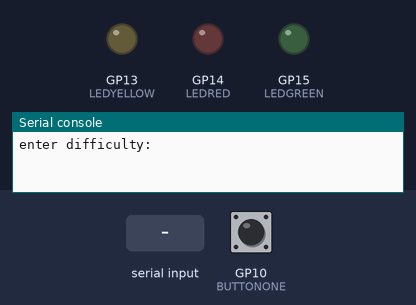
A program run on a simulated Raspberry Pi Pico running MicroPython. Parts: output pins drawn as LEDs (lit = HIGH), the last lines printed to the serial console. Dashed ring = blinking. The inputs (shaded band) are chosen by the test bench; at power-on: GP10 (BUTTONONE) LOW. Random numbers come from a fixed seed.

Above: at 1.2 s.
1.3 s: "0" typed at the serial console, then Enter
At 1.6 s:
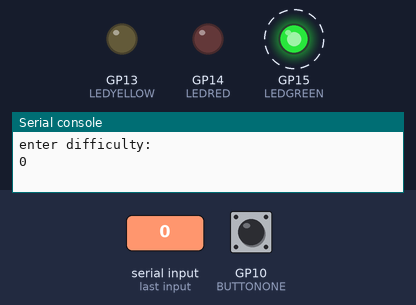
At 2.2 s:
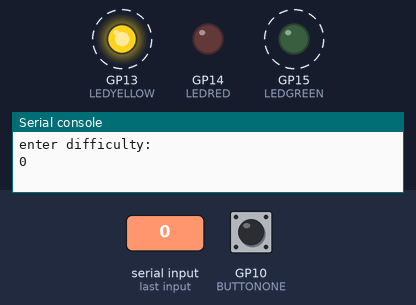
Timing chart, 0 to 10.3 s (numbered marks = the images above; inputs shaded):
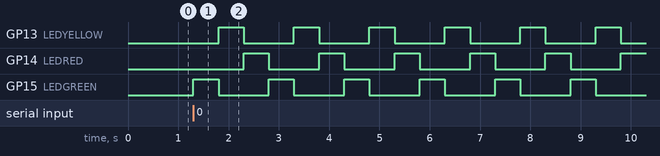

Measured:
- after the input at 1.3 s, GP13 (LEDYELLOW): alternates HIGH for 0.50 s and LOW for 1.0 s, starting after 0.50 s; GP14 (LEDRED): alternates HIGH for 0.50 s and LOW for 1.0 s, starting after 1.0 s; GP15 (LEDGREEN): alternates HIGH for 0.50 s and LOW for 1.0 s, starting at once

The program:

ultimate_whackomole.py
```python
from machine import Pin, PWM, UART
from utime import sleep
import random
import sys

LEDRED = Pin(14, Pin.OUT)
LEDYELLOW = Pin(13, Pin.OUT)
LEDGREEN = Pin(15, Pin.OUT)
BUTTONONE = Pin(10, Pin.IN, Pin.PULL_DOWN)
BUTTONTWO = Pin(9, Pin.IN, Pin.PULL_DOWN)
BUTTONTHREE = Pin(7, Pin.IN, Pin.PULL_DOWN)
points = 0


# bongbong_buttons = [LEDRED, LEDYELLOW, LEDGREEN]

bongbong_buttons = {
        LEDGREEN: BUTTONONE,
        LEDYELLOW: BUTTONTWO,
        LEDRED: BUTTONTHREE
}

def setDifficulty(waitTime, startTime, endTime):
    bongbongchoice.value(1)
    sleep(waitTime)
    bongbongchoice.value(0)
    sleep(1)
    sleep(random.randrange(startTime, endTime))


difficulty = int(input("enter difficulty: "))

while BUTTONONE.value() ==  0:
    LEDRED.value(0)
    LEDGREEN.value(1)
    sleep(0.5)
    LEDGREEN.value(0)
    LEDYELLOW.value(1)
    sleep(0.5)
    LEDYELLOW.value(0)
    LEDRED.value(1)
    sleep(0.5)
    start = True


easyDifficulty = setdifficulty(2,1,10)
mediumDifficulty = setDifficulty(2,1,5)
hardDifficulty = setDifficulty(2,1,2)

while start:
    LEDRED.value(0)
    LEDGREEN.value(0)
    LEDYELLOW.value(0)

    match(difficulty):
        case 1:
            easyDifficulty
        case 2:
            mediumDifficulty
        case 3:
            hardDifficulty
        case _:
            print("huh")


    # check for mechanical bouncing
    bongbongchoice = random.choice(list(bongbong_buttons.keys()))

    # bongbongchoice = random.choice(bongbong_buttons)


    correct_button = bongbong_buttons[bongbongchoice]
    print(f"Lit LED: {bongbongchoice}")
    print(f"Button associated with the lit LED: {correct_button}")
    print(f"Button state: {correct_button.value()}")
    if correct_button.value() == 1:
        print("you did it !!")
    else:
        print("you suck.")
        # if the button that the user has pressed is the corresponding value to the correct key, then the user gets a point.
        # If the user has pressed the button at the same time that the LED is on, then the user gets a point. HOw to incorperate both of those conditions in one? I have no idea.
```
